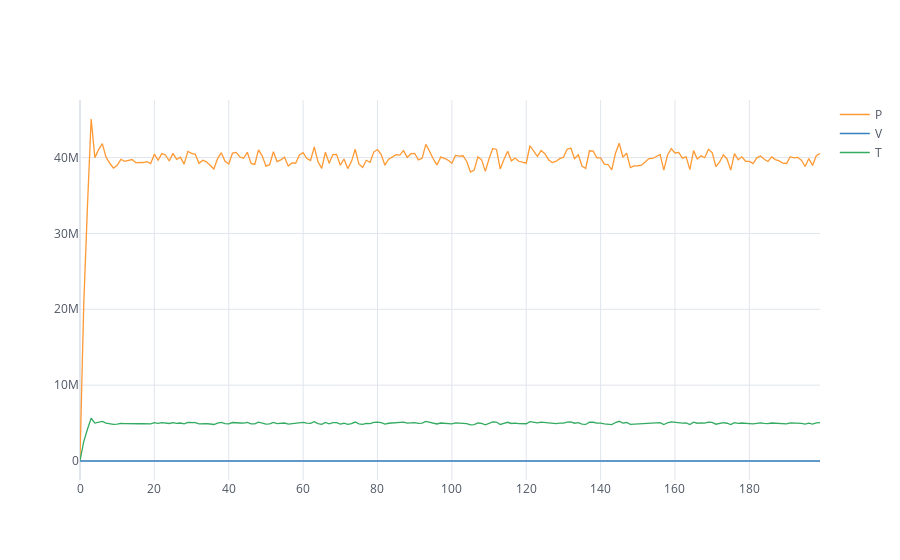

Notebook source saved alongside this figure:
### Code cell
gpuparam.iplot(y=['P','V','T'],theme='white')

### Figure 1 — Plotly figure (JSON) as saved in the notebook; plotly's stock layout.template omitted (floating-point values rounded to 4 significant figures; data arrays with more than 128 entries replaced by an {"elided": "..."} marker saying what was removed)
{"data": [{"line": {"color": "rgba(255, 153, 51, 1.0)", "dash": "solid", "shape": "linear", "width": 1.3}, "mode": "lines", "name": "P", "text": "", "type": "scatter", "x": {"elided": "200 int values"}, "y": {"elided": "200 int values"}}, {"line": {"color": "rgba(55, 128, 191, 1.0)", "dash": "solid", "shape": "linear", "width": 1.3}, "mode": "lines", "name": "V", "text": "", "type": "scatter", "x": {"elided": "200 int values"}, "y": {"elided": "200 int values"}}, {"line": {"color": "rgba(50, 171, 96, 1.0)", "dash": "solid", "shape": "linear", "width": 1.3}, "mode": "lines", "name": "T", "text": "", "type": "scatter", "x": {"elided": "200 int values"}, "y": {"elided": "200 float values"}}], "layout": {"legend": {"bgcolor": "#FFFFFF", "font": {"color": "#4D5663"}}, "paper_bgcolor": "#FFFFFF", "plot_bgcolor": "#FFFFFF", "title": {"font": {"color": "#4D5663"}}, "xaxis": {"gridcolor": "#E1E5ED", "showgrid": true, "tickfont": {"color": "#4D5663"}, "title": {"font": {"color": "#4D5663"}, "text": ""}, "zerolinecolor": "#E1E5ED"}, "yaxis": {"gridcolor": "#E1E5ED", "showgrid": true, "tickfont": {"color": "#4D5663"}, "title": {"font": {"color": "#4D5663"}, "text": ""}, "zerolinecolor": "#E1E5ED"}}}
